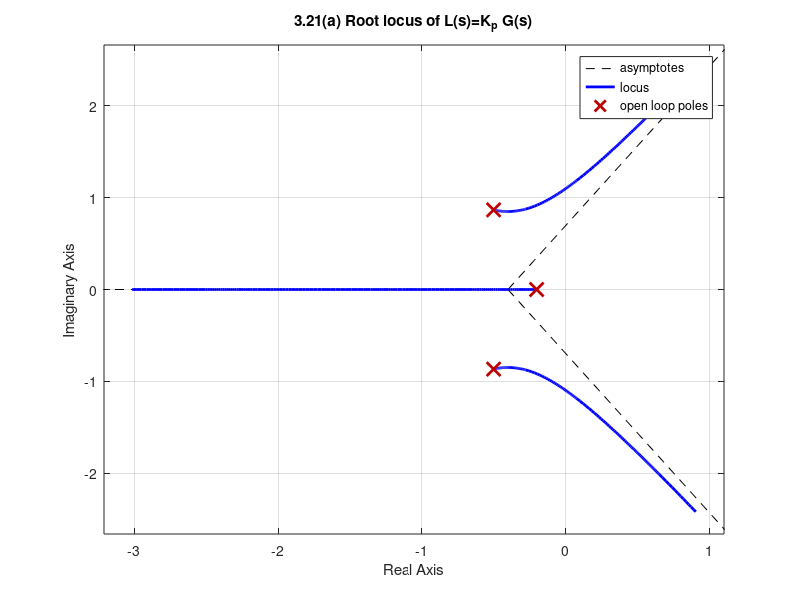
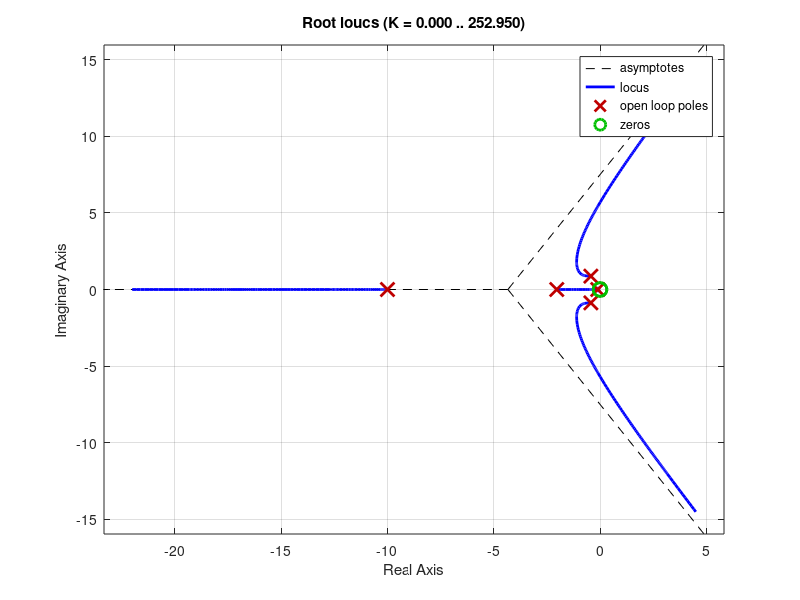
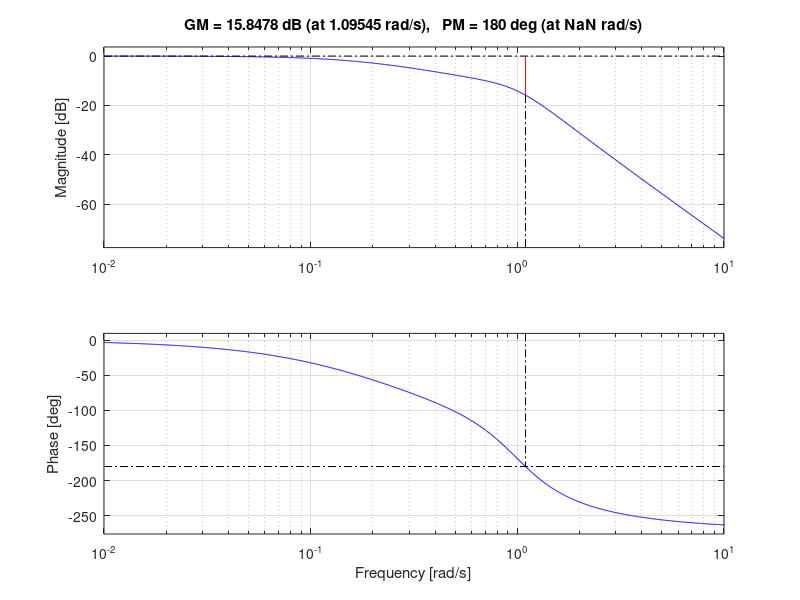
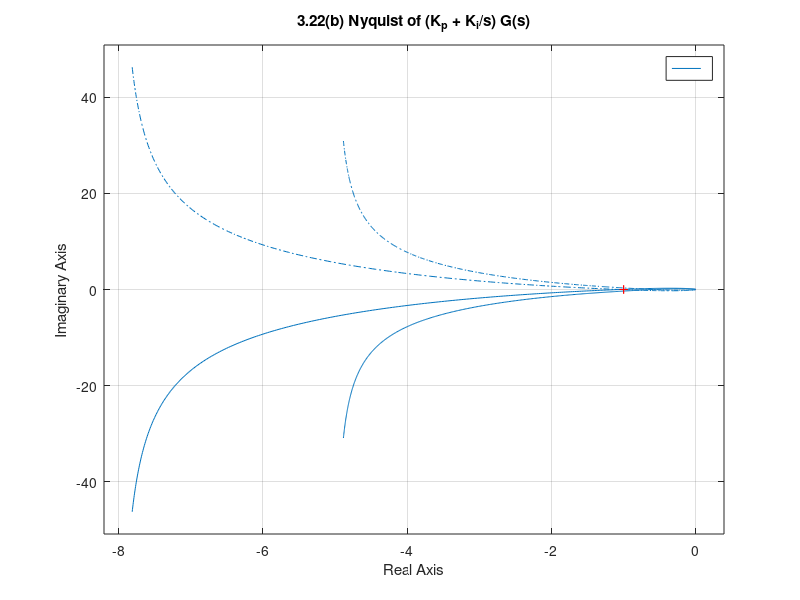

Source code (MATLAB) for these figures, in order: (Note: this script raises an error after producing the figures.)
%% CONTROL SYSTEMS — Solutions in MATLAB
% Exercises: 3.21, 3.22, 3.23, 4.5
% Plant used in 3.21–3.23:  G(s) = 0.2 / [ (s^2 + 4 s + 1) (s + 0.2) ]
% Unless otherwise stated, use unity negative feedback.

clear; close all; clc;
s = tf('s');

G = 0.2 / ((s^2 + s + 1) * (s + 0.2));

%% 3.21  (Root locus with P / PI / PID)
% 3.21(a) Proportional control: C(s) = Kp
%   – Root locus of the closed-loop characteristic equation vs Kp > 0.
%   – As Kp increases, the complex-conjugate poles move toward the jw-axis,
%     damping decreases (faster but more oscillatory step response).
%   – There is a finite stabilizing range for Kp > 0; too large Kp destabilizes.

figure('Name','3.21(a) Root locus — P control');
rlocus(G); grid on;
title('3.21(a) Root locus of L(s)=K_p G(s)');
% Choose a few Kp to illustrate closed-loop responses:
Kp_list = [0.5, 1, 2.5];
figure('Name','3.21(a) Step responses for selected Kp');
hold on; grid on;
for Kp = Kp_list
    Tcl = feedback(Kp*G, 1);
    step(Tcl, 20);
end
legend(arrayfun(@(k)sprintf('K_p=%.2f',k), Kp_list,'uni',0),'Location','best');
title('3.21(a) Step response — effect of increasing K_p');

% 3.21(b) PI control with fixed Kp=1:  C(s) = Kp + Ki/s  (vary Ki>0)
%   – The integrator removes steady-state error to a step (type increases).
%   – Small Ki ⇒ slow integral action (long settling time, small overshoot).
%   – Large Ki ⇒ aggressive integral action (reduced error but larger overshoot,
%     reduced stability margins). There exists a stabilizing range of Ki>0.

P=s*(s^3+1.2*s^2+1.2*s+0.4);
Q=0.2;
rlocus(Q/P)

% 3.21(c) PID control with Kp=1, Ki=1, derivative with first-order roll-off T=0.1:
%   C(s) = Kp + Ki/s + Kd * [ s / (1 + T s) ]
%   – Increasing Kd generally increases damping and reduces overshoot.
%   – Too large Kd excites high-frequency dynamics (noise amplification)
%     and may eventually destabilize.
P=(0.1*s+1)*(s*(s^2+s+1)*(s+2)+0.2*(s+1));
Q=2*s^2;
rlocus(Q/P)

%% 3.22  (Nyquist with P / PI / PID)
% 3.22(a) Proportional control: explore Nyquist of Kp*G(s).
%   – Stability from Nyquist: with Kp>0, the (-1,0) encirclement count changes
%     as Kp grows; compare to the root-locus results in 3.21(a).
G = 0.2 / ((s^2 + s + 1) * (s + 0.2));
Kp_vals = [1,3,6,7];  % examine how encirclements change
figure('Name','3.22(a) Nyquist — P control');
for Kp = Kp_vals
    nyquist(Kp*G); hold on;
end
grid on; axis equal; title('3.22(a) Nyquist of K_p G(s) for several K_p');
legend(arrayfun(@(k)sprintf('K_p=%.1f',k), Kp_vals,'uni',0),'Location','best');

margin(G)


Ki_list=[1,1.5];
% 3.22(b) PI control with Kp=1, vary Ki>0; compare with 3.21(b).
figure('Name','3.22(b) Nyquist — PI (Kp=1, vary Ki)');
for Ki = Ki_list
    nyquist((1+ Ki/s)*G); hold on;
end
title('3.22(b) Nyquist of (K_p + K_i/s) G(s)');


%FUNCTION TO DETERMINE Ki

% Critical Ki for (1 + Ki/s)*G(s) crossing -1 in Nyquist
% Method: solve Im{ Ki(jw) } = 0 where
% Ki(jw) = j*w * ( -1/G(jw) - 1 ). Then Ki* = Re{ Ki(jw*) }.
% This is equivalent to (1 + Ki/(jw)) * G(jw) = -1.

Gj      = @(w) squeeze(freqresp(G, w));  % G(jw) --> frequency response in terms of w (we change s by jw)
Ki_of_w = @(w) 1j*w .* ( -1./Gj(w) - 1 ); % complex Ki(jw) --> (1+Ki/jw)*G=-1  --> Ki=jw(-1/G - 1)
ImKi    = @(w) imag(Ki_of_w(w));   % Im{Ki(jw)} --> we obtain the imaginary part of Ki

% 1) scan frequencies and detect ALL sign changes of Im{Ki(jw)}
W  = logspace(-3, 2, 4000);
Y  = arrayfun(ImKi, W);
chg = find(sign(Y(1:end-1)).*sign(Y(2:end)) < 0);   % indices of sign changes

Ki_cands = [];
w_cands  = [];

% 2) refine each sign-change interval with fzero
for k = chg(:).'
    wL = W(k); wR = W(k+1);
    % guard against pathological tiny intervals
    if ~isfinite(Y(k)) || ~isfinite(Y(k+1)), continue; end
    wstar = fzero(ImKi, [wL, wR]);
    Kistar = real(Ki_of_w(wstar));
    if isfinite(Kistar)
        Ki_cands(end+1,1) = Kistar; %#ok<AGROW>
        w_cands(end+1,1)  = wstar;  %#ok<AGROW>
    end
end

% 3) keep real positive Ki and sort ascending
mask = (Ki_cands > 0);
Ki_cands = Ki_cands(mask);
w_cands  = w_cands(mask);
[Ki_cands, order] = sort(Ki_cands, 'ascend');
w_cands = w_cands(order);

% 4) pick the first (smallest) as the critical one
if isempty(Ki_cands)
    error('No positive real Ki candidates found in the scanned band.');
end
Ki_crit = Ki_cands(1);
w_crit  = w_cands(1);

fprintf('Candidates Ki (ascending):\n');
disp(table(Ki_cands, w_cands));
fprintf('=> Critical Ki = %.6f at ω = %.6f rad/s\n', Ki_crit, w_crit);

% 5) verify: Nyquist passes through -1 and a pair of poles at ±jω
Lcrit = (1 + Ki_crit/s)*G;
figure; nyquist(Lcrit); grid on; title('Nyquist at Ki = Ki_{crit}');
Tcrit = feedback(Lcrit, 1);
disp('Closed-loop poles at Ki_crit:');
disp(pole(Tcrit));
labels = arrayfun(@(k) sprintf('K_i=%.2f',k), Ki_list, 'UniformOutput', false);
legend(labels,'Location','best');





% 3.22(c) PID with Kp=1, Ki=1, T=0.1; vary Kd>0.


Kd_list=[30,40,66,100];
figure('Name','3.22(c) Nyquist — PID (vary Kd)');
for Kd = Kd_list
    nyquist((1 + 1/s + Kd*s/(1+0.1*s))*G); hold on;
end
grid on; title('3.22(c) Nyquist of PID·G(s) for several K_d');
legend(arrayfun(@(k)sprintf('K_d=%.2f',k), Kd_list,'uni',0),'Location','best');


% Function to determine Kd
% L(s) = (Kp + Ki/s + Kd * s/(1+T s)) * G(s). Find Kd s.t. Nyquist crosses -1.
% Method: Kd(jw) = ((1+j*w*T)/(j*w)) * ( -1/G(jw) - Kp - Ki/(j*w) ).
% Pick all roots where Im{Kd(jw)}=0, keep real positive Re{Kd}, choose smallest.

% --- Plant and fixed PID parts
G  = 0.2/((s^2 + s + 1)*(s + 0.2));
Kp = 1; Ki = 1; T = 0.1;

% --- Frequency-domain helpers
Gj     = @(w) squeeze(freqresp(G, w));                          % G(jw)
Kd_of  = @(w) (1 + 1j*w*T)./(1j*w) .* ( -1./Gj(w) - Kp - Ki./(1j*w) );
ImKd   = @(w) imag( Kd_of(w) );

% --- Scan frequencies and detect ALL sign changes of Im{Kd(jw)}
W   = logspace(-3, 2, 4000);
Y   = arrayfun(ImKd, W);
chg = find(sign(Y(1:end-1)).*sign(Y(2:end)) < 0);              % intervals with sign change

% --- Refine each interval with fzero, collect candidates
Kd_cands = [];  w_cands = [];
for k = chg(:).'
    wL = W(k); wR = W(k+1);
    if ~isfinite(Y(k)) || ~isfinite(Y(k+1)), continue; end     % safety
    wstar  = fzero(ImKd, [wL, wR]);                            % solve Im{Kd}=0
    Kdstar = real( Kd_of(wstar) );                             % Kd should be real at w*
    if isfinite(Kdstar), Kd_cands(end+1,1) = Kdstar; w_cands(end+1,1) = wstar; end %#ok<AGROW>
end

% --- Keep real positive Kd and choose the smallest (first crossing as Kd increases)
mask = (Kd_cands > 0);
Kd_cands = Kd_cands(mask);  w_cands = w_cands(mask);
[Kd_cands, ord] = sort(Kd_cands, 'ascend');  w_cands = w_cands(ord);

if isempty(Kd_cands)
    error('No positive real Kd candidates found in the scanned band.');
end

Kd_crit = Kd_cands(1);
w_crit  = w_cands(1);
fprintf('Critical Kd ≈ %.6f at ω* ≈ %.6f rad/s\n', Kd_crit, w_crit);

% --- Quick visual verification (optional)
C     = @(Kd) (Kp + Ki/s + Kd*(s/(1+T*s)));
Lcrit = C(Kd_crit)*G;
figure; nyquist(Lcrit); grid on; title('Nyquist at K_d = K_{d,crit} (passes through -1)');
Tcl   = feedback(Lcrit, 1);
disp('Closed-loop poles at Kd_crit:');
disp(pole(Tcl));


%% 3.23  (Bode plot, margins, and step responses for different Kp)
% 3.23(a) With Kp = 1:
%   – Make a Bode plot of the open loop L(s)=Kp*G(s).
%   – Determine gain crossover ω_c, phase margin φ_m, and gain margin A_m.
%   – Simulate the closed-loop step response and comment on speed/overshoot.
G = 0.4 / ((s^2 + s + 1) * (s + 0.2));
Kp = 1; L = Kp*G;
figure('Name','3.23(a) Bode — Kp=1'); margin(L); grid on;
[GM, PM, Wcg, Wcp] = margin(L);
fprintf('3.23(a) Kp=1:  Gain margin = %.3g (at ω=%.3g rad/s), Phase margin = %.2f deg (at ω=%.3g rad/s)\n',...
    GM, Wcg, PM, Wcp);
Tcl = feedback(L, 1);
figure('Name','3.23(a) Step — Kp=1'); step(Tcl, 30); grid on;
title('3.23(a) Closed-loop step response (K_p=1)');

% 3.23(b) Increase Kp and study margins/step changes.
% The solution explores e.g., Kp=2.5 and Kp=3.1:
for Kp = [2.5]
    L = Kp*G;
    figure('Name',sprintf('3.23(b) Bode — Kp=%.2f',Kp)); margin(L); grid on;
    [GM, PM, Wcg, Wcp] = margin(L);
    fprintf('3.23(b) Kp=%.2f:  Gain margin = %.3g (ω=%.3g), Phase margin = %.2f deg (ω=%.3g)\n',...
        Kp, GM, Wcg, PM, Wcp);
    Tcl = feedback(L, 1);
    figure('Name',sprintf('3.23(b) Step — Kp=%.2f',Kp));
    step(Tcl, 30); grid on;
    title(sprintf('3.23(b) Closed-loop step response (K_p=%.2f)',Kp));
end
% Qualitative notes (as in the solution):
%   – Increasing Kp raises the open-loop magnitude, so ω_c moves to the right.
%   – Phase margin decreases; the step gets faster but more oscillatory.
%   – If Kp is pushed too far, the closed loop becomes unstable.


%% 4.5  (Amplitude Bode curves: DC gain, bandwidth, resonance)
% Problem statement: consider transfer functions G_A(s), G_B(s), G_C(s), G_D(s), G_E(s)
% as defined in Problem 2.26. The solution asks to:
%   – Study the amplitude (|G(jω)|) curves,
%   – Find the static gain (DC gain) and the bandwidth,
%   – In cases with a resonance peak, find its height and the resonance frequency.
%
% >>> IMPORTANT <<<
% Enter the five transfer functions exactly as in your Problem 2.26.
% Below are placeholders; replace them with the *actual* definitions from 2.26.

%% 4.5 — Bode + métricas con margin()
s = tf('s');

% --- Define tus sistemas (ejemplos/placeholder) ---
GA = 1/(s^2+2*s+1);                 
GB = 1/(s^2+0.4*s+1);             
GC = 1/(s^2+5*s+1);  
GD = 1/(s^2 + s +1);   
GE = 4/(s^2+2*s+4); 

Gs    = {GA,   GB,   GC,   GD,   GE};
names = {'G_A','G_B','G_C','G_D','G_E'};

% --- Results table ---
fprintf('\n%-5s | %-8s %-10s %-10s | %-8s %-10s | %-8s %-10s\n', ...
    'Sys','GM[dB]','PM[deg]','Wcg[rad/s]','Wcp[rad/s]','DCgain','BW[-3dB]','Mpeak','w_peak');
fprintf('%s\n', repmat('-',1,86));

for i = 1:numel(Gs)
    G = Gs{i};

    % 1) Bode with Margin
    figure('Name',['Bode w/ margins - ' names{i}]);
    margin(G); grid on; title(['Bode & margins — ' names{i}]);

    % 2) Margins: GM/PM and freq
    [GMlin, PMdeg, Wcg, Wcp] = margin(G);
    GMdB = 20*log10(GMlin); 
    
    % 3) DC Gain |G(j0)|
    DC = dcgain(G); 

    % 4) Initial BW, asumming there is not BW
    BW = NaN;
    try
        BW = bandwidth(G);   % Easy calculation
    catch
        % fallback: In case bandwidth doesnt work
        w = logspace(-3, 3, 20000);
        [mag,~] = bode(G,w); mag = squeeze(mag);
        ref = max(abs(DC), eps);         % eps is a very low number
        target = ref/sqrt(2);
        k = find(mag <= target, 1, 'first');
        if ~isempty(k), BW = w(k); end
    end

    % 5) Resonance peak
    w = logspace(-3, 3, 20000);
    [mag,~] = bode(G,w); mag = squeeze(mag);
    [Mpeak, kpk] = max(mag);
    wpk = w(kpk);

    % 6) Print data
    fprintf('%-5s | %8.3g %10.3g %10.3g | %8.3g %10.3g | %8.3g %10.3g\n', ...
        names{i}, GMdB, PMdeg, Wcg, Wcp, DC, BW, Mpeak, wpk);
end

% Qualitative relationships to observe (part (b)):
%   – Larger bandwidth generally implies faster rise time and smaller settling time.
%   – A pronounced resonance peak (M_p > 1) correlates with low damping and larger overshoot.
%   – Increasing damping reduces the peak and overshoot, but also narrows bandwidth
%     (slower response). These trade-offs are visible directly in the amplitude curves.
